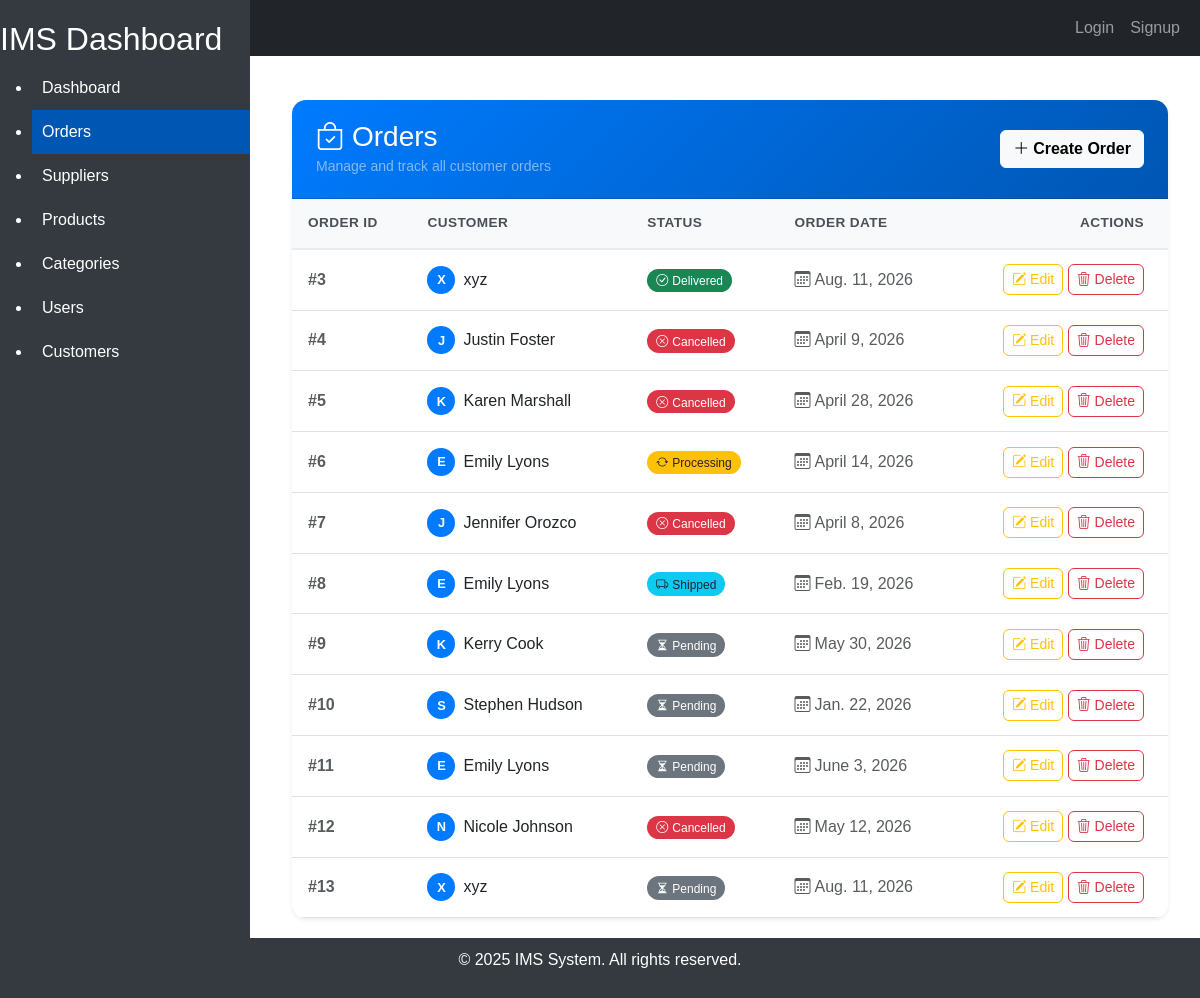
Screenshot of /orders/ with the database file from the repository.
### Orders/models.py (models this page shows, shortened)
class Order(models.Model):
    class OrderStatus(models.TextChoices):
        PENDING = "Pending"
        PROCESSING = "Processing"
        SHIPPED = "Shipped"
        DELIVERED = "Delivered"
        CANCELLED = "Cancelled"
    order_id = models.AutoField(primary_key=True)
    customer = models.ForeignKey(Customer, on_delete=models.CASCADE)
    order_date = models.DateField(default=None,blank=True)
    status = models.CharField(max_length=100, choices=OrderStatus.choices, default=OrderStatus.PENDING)
    order_details = models.ManyToManyField(Product)

### customer/models.py (models this page shows, shortened)
class Customer(models.Model):
    id = models.AutoField(primary_key=True)
    name = models.CharField(max_length=100)
    email = models.EmailField(unique=True)
    phone = models.CharField(max_length=15, blank=True, null=True)
    address = models.TextField(blank=True, null=True)
    created_at = models.DateTimeField(auto_now_add=True)
    updated_at = models.DateTimeField(auto_now=True)
    class Meta:
        db_table = 'customers'
        verbose_name = 'Customer'
        verbose_name_plural = 'Customers'

### Orders/views.py (the view)
# urls.py: path('orders/', views.order_list, name='order_list'),
def order_list(request):
    orders_list = Order.objects.all()
    paginator = Paginator(orders_list,25)
    page_number = request.GET.get('page')
    orders = paginator.get_page(page_number)
    return render(request, 'orders/order_list.html', {'orders': orders})

### Orders/templates/orders/order_list.html (shortened to what this page needs)
{% extends 'home/base.html' %}
{% block content %}
<link rel="stylesheet" href="https://cdn.jsdelivr.net/npm/bootstrap-icons@1.11.3/font/bootstrap-icons.css">
<div class="container mt-4">
    <div class="orders-card card border-0 shadow-sm">
        <div class="card-header orders-header d-flex flex-wrap justify-content-between align-items-center gap-2">
            <div>
                <h3 class="mb-0"><i class="bi bi-bag-check me-2"></i>Orders</h3>
                <small class="text-white-50">Manage and track all customer orders</small>
            </div>
            <a href="{% url 'order_create' %}" class="btn btn-light fw-semibold">
                <i class="bi bi-plus-lg me-1"></i>Create Order
            </a>
        </div>
        <div class="card-body p-0">
            <div class="table-responsive">
                <table class="table table-hover align-middle mb-0 orders-table">
                    <thead>
                        <tr>
                            <th>Order ID</th>
                            <th>Customer</th>
                            <th>Status</th>
                            <th>Order Date</th>
                            <th class="text-end pe-4">Actions</th>
                        </tr>
                    </thead>
                    <tbody>
                        {% for order in orders %}
                        <tr>
                            <td class="fw-semibold text-muted">#{{ order.order_id }}</td>
                            <td>
                                <div class="d-flex align-items-center gap-2">
                                    <span class="avatar-circle">{{ order.customer.name|slice:":1"|upper }}</span>
                                    <span>{{ order.customer.name }}</span>
                                </div>
                            </td>
                            <td>
                                {% if order.status == 'Pending' %}
                                <span class="badge status-badge bg-secondary"><i class="bi bi-hourglass-split me-1"></i>{{ order.status }}</span>
                                {% elif order.status == 'Processing' %}
                                <span class="badge status-badge bg-warning text-dark"><i class="bi bi-arrow-repeat me-1"></i>{{ order.status }}</span>
                                {% elif order.status == 'Shipped' %}
                                <span class="badge status-badge bg-info text-dark"><i class="bi bi-truck me-1"></i>{{ order.status }}</span>
                                {% elif order.status == 'Delivered' %}
                                <span class="badge status-badge bg-success"><i class="bi bi-check-circle me-1"></i>{{ order.status }}</span>
                                {% elif order.status == 'Cancelled' %}
                                <span class="badge status-badge bg-danger"><i class="bi bi-x-circle me-1"></i>{{ order.status }}</span>
                                {% else %}
                                <span class="badge status-badge bg-secondary">{{ order.status }}</span>
                                {% endif %}
                            </td>
                            <td class="text-muted"><i class="bi bi-calendar3 me-1"></i>{{ order.order_date }}</td>
                            <td class="text-end pe-4">
                                <a href="{% url 'order_update' order.order_id %}" class="btn btn-sm btn-outline-warning" title="Edit order">
                                    <i class="bi bi-pencil-square"></i> Edit
                                </a>
                                <a href="{% url 'order_delete' order.order_id %}" class="btn btn-sm btn-outline-danger" title="Delete order"
                                    onclick="return confirm('Are you sure you want to delete this order?');">
                                    <i class="bi bi-trash3"></i> Delete
                                </a>
                            </td>
                        </tr>
                        {% endfor %}
                    </tbody>
                </table>
            </div>
        </div>
    </div>
</div>
{% endblock %}

### home/templates/home/base.html (shortened to what this page needs)
<!DOCTYPE html>
<html lang="en">
<head>
    <link href="https://cdn.jsdelivr.net/npm/bootstrap@5.3.0-alpha1/dist/css/bootstrap.min.css" rel="stylesheet">
</head>
<body>
    <nav class="navbar navbar-expand-lg navbar-dark bg-dark">
        <div class="container-fluid">
            <a class="navbar-brand" href="#">IMS</a>
            <div class="collapse navbar-collapse" id="navbarNav">
                <ul class="navbar-nav ms-auto">
                    {% if user.is_authenticated %}
                    <li class="nav-item">
                        <a class="nav-link" href="#">Welcome, {{ user.username }}</a>
                    </li>
                    <li class="nav-item">
                        <a class="nav-link" href="{% url 'logout' %}">Logout</a>
                    </li>
                    {% else %}
                    <li class="nav-item">
                        <a class="nav-link" href="{% url 'login' %}">Login</a>
                    </li>
                    <li class="nav-item">
                        <a class="nav-link" href="{% url 'signup' %}">Signup</a>
                    </li>
                    {% endif %}
                </ul>
            </div>
        </div>
    </nav>
    <div class="sidebar">
        <h2>IMS Dashboard</h2>
        <ul>
            <li>
                <a href="{% url 'dashboard' %}"
                    class="{% if request.path == '/dashboard/' %}active{% endif %}">Dashboard</a>
            </li>
            <li>
                <a href="{% url 'order_list' %}"
                    class="{% if request.path == '/orders/' %}active{% endif %}">Orders</a>
            </li>
            <li>
                <a href="{% url 'supplier-list' %}"
                    class="{% if request.path == '/suppliers/' %}active{% endif %}">Suppliers</a>
            </li>
            <li>
                <a href="{% url 'product-list' %}"
                    class="{% if request.path == '/product/products/' %}active{% endif %}">Products</a>
            </li>
            <li>
                <a href="{% url 'category-list' %}"
                    class="{% if request.path == '/product/category/' %}active{% endif %}">Categories</a>
            </li>
            <li>
                <a href="{% url 'user-list' %}"
                    class="{% if request.path == '/user/users/' %}active{% endif %}">Users</a>
            </li>
            <li>
                <a href="{% url 'customer-list' %}"
                    class="{% if request.path == '/customers/' %}active{% endif %}">Customers</a>
            </li>
        </ul>
    </div>
    <div class="content">
        {% block content %}
        {% endblock %}
    </div>
    <footer class="footer">
        <div class="container">
            <p>&copy; 2025 IMS System. All rights reserved.</p>
        </div>
    </footer>
</body>
</html>

### home/templates/home/base.html (style rules this page uses)
body { font-family: Arial, sans-serif; display: flex; flex-direction: column; min-height: 100vh; }
.sidebar { position: fixed; top: 0; left: 0; height: 100%; width: 250px; background-color: #343a40; color: #fff; padding-top: 20px; }
.sidebar a { color: #fff; text-decoration: none; padding: 10px; display: block; }
.sidebar .active { background-color: #0056b3; }
.content { margin-left: 260px; padding: 20px; flex: 1; }
.footer { background-color: #343a40; color: white; text-align: center; padding: 10px 0; position: relative; width: 100%; }

### Orders/templates/orders/order_list.html (style rules this page uses)
.orders-card { border-radius: 14px; overflow: hidden; }
.orders-header { background: linear-gradient(135deg, #007bff, #0056b3); color: #fff; padding: 1.25rem 1.5rem; }
.orders-table thead th { background-color: #f8f9fa; color: #495057; font-size: 0.85rem; text-transform: uppercase; letter-spacing: 0.03em; border-bottom: 2px solid #e9ecef; padding: 0.9rem 1rem; }
.orders-table td { padding: 0.9rem 1rem; vertical-align: middle; }
.orders-table tbody tr { transition: background-color 0.15s ease-in-out; }
.status-badge { padding: 0.45em 0.75em; font-weight: 500; border-radius: 30px; }
.avatar-circle { width: 28px; height: 28px; border-radius: 50%; background-color: #007bff; color: #fff; display: inline-flex; align-items: center; justify-content: center; font-size: 0.8rem; font-weight: 600; flex-shrink: 0; }
.orders-table .btn { border-radius: 6px; }

### rows the page displays
Order: order_id "3", customer.name "X", customer.name "xyz", status "Delivered", order_date "Aug. 11, 2026"
Order: order_id "4", customer.name "J", customer.name "Justin Foster", status "Cancelled", order_date "April 9, 2026"
Order: order_id "5", customer.name "K", customer.name "Karen Marshall", status "Cancelled", order_date "April 28, 2026"
Order: order_id "6", customer.name "E", customer.name "Emily Lyons", status "Processing", order_date "April 14, 2026"
Order: order_id "7", customer.name "J", customer.name "Jennifer Orozco", status "Cancelled", order_date "April 8, 2026"
Order: order_id "8", customer.name "E", customer.name "Emily Lyons", status "Shipped", order_date "Feb. 19, 2026"
Order: order_id "9", customer.name "K", customer.name "Kerry Cook", status "Pending", order_date "May 30, 2026"
Order: order_id "10", customer.name "S", customer.name "Stephen Hudson", status "Pending", order_date "Jan. 22, 2026"
Order: order_id "11", customer.name "E", customer.name "Emily Lyons", status "Pending", order_date "June 3, 2026"
Order: order_id "12", customer.name "N", customer.name "Nicole Johnson", status "Cancelled", order_date "May 12, 2026"
Order: order_id "13", customer.name "X", customer.name "xyz", status "Pending", order_date "Aug. 11, 2026"
